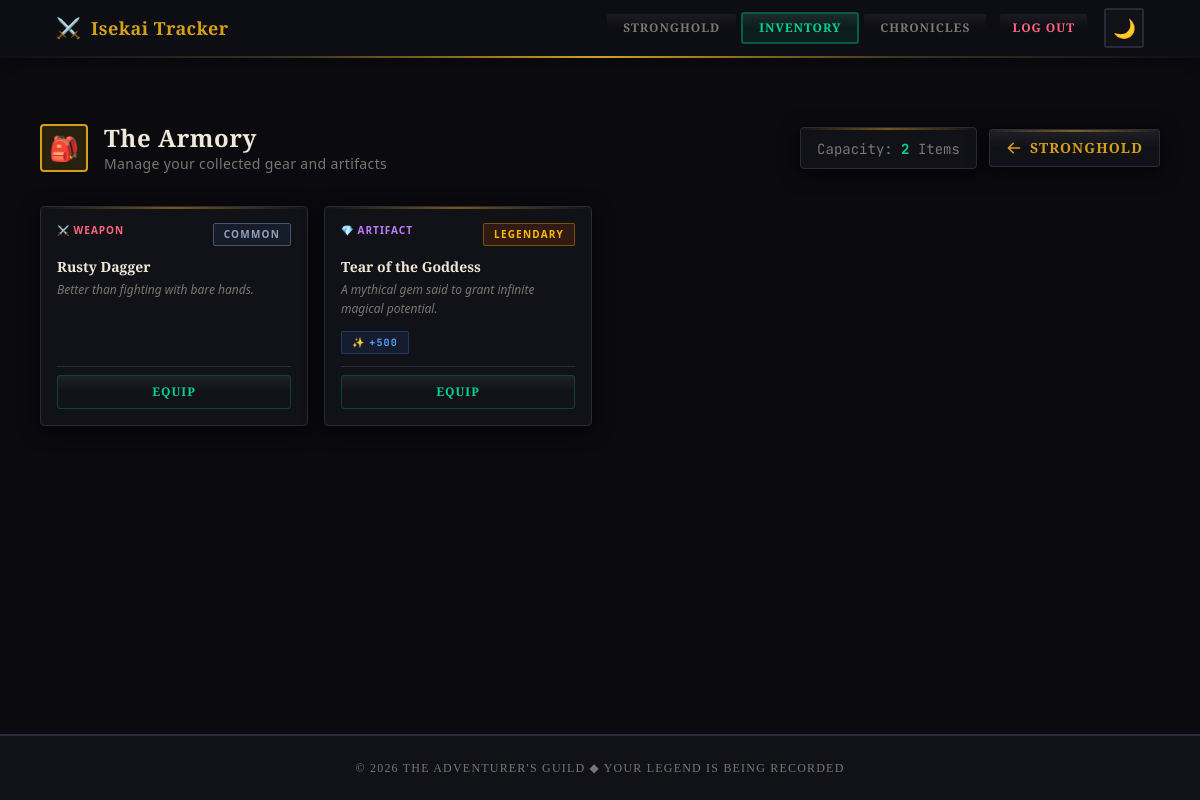
Screenshot of /inventory/ (signed in) with the database file from the repository.
### players/models.py (models this page shows, shortened)
class InventoryItem(models.Model):
    player = models.ForeignKey('PlayerProfile', on_delete=models.CASCADE, related_name="inventory")
    item = models.ForeignKey(Item, on_delete=models.CASCADE)
    quantity = models.PositiveIntegerField(default=1)
    is_equipped = models.BooleanField(default=False)
    acquired_at = models.DateTimeField(auto_now_add=True)

class Item(models.Model):
    ITEM_TYPES = [
        ('WEAPON', 'Weapon'),
        ('ARMOR', 'Armor'),
        ('CONSUMABLE', 'Consumable'),
        ('ARTIFACT', 'Artifact'),
    ]
    name = models.CharField(max_length=100)
    description = models.TextField()
    item_type = models.CharField(max_length=20, choices=ITEM_TYPES)
    rarity = models.CharField(max_length=20, default="Common")
    hp_bonus = models.IntegerField(default=0)
    mana_bonus = models.IntegerField(default=0)
    exp_multiplier = models.FloatField(default=1.0)
    image_url = models.URLField(blank=True, null=True)

### players/views.py (the view)
# urls.py: path('inventory/', views.inventory_page, name='inventory'),
@login_required
def inventory_page(request):
    player = PlayerProfile.objects.get(user=request.user)
    inventory = InventoryItem.objects.filter(player=player).select_related('item').order_by('-acquired_at')
    context = {
        'player': player,
        'inventory': inventory,
    }
    return render(request, 'players/inventory.html', context)

### templates/players/inventory.html (shortened to what this page needs)
{% extends "base.html" %}
{% block content %}
<div class="max-w-6xl mx-auto px-4 py-10 pt-16">
    <div class="mb-8 flex flex-col md:flex-row items-center justify-between">
        <div class="flex items-center gap-4 mb-4 md:mb-0">
            <div class="w-12 h-12 rounded-sm border-2 flex items-center justify-center text-2xl" style="border-color: var(--rpg-accent); background: var(--rpg-accent-dim);">
                🎒
            </div>
            <div>
                <h1 class="font-rpg text-2xl font-bold rpg-heading tracking-wide">The Armory</h1>
                <p class="rpg-muted text-sm tracking-wide">Manage your collected gear and artifacts</p>
            </div>
        </div>
        <div class="flex items-center gap-3">
            <div class="rpg-panel px-4 py-2">
                <span class="rpg-muted text-sm" style="font-family: var(--font-mono);">Capacity: <span class="text-emerald-400 font-bold">{{ inventory|length }}</span> Items</span>
            </div>
            <a href="{% url 'dashboard' %}" class="rpg-btn rpg-panel px-4 py-2 text-sm rpg-accent-text hover:brightness-125 flex items-center gap-2 tracking-wide">
                <svg xmlns="http://www.w3.org/2000/svg" class="h-4 w-4" viewBox="0 0 20 20" fill="currentColor">
                    <path fill-rule="evenodd" d="M9.707 16.707a1 1 0 01-1.414 0l-6-6a1 1 0 010-1.414l6-6a1 1 0 011.414 1.414L5.414 9H17a1 1 0 110 2H5.414l4.293 4.293a1 1 0 010 1.414z" clip-rule="evenodd" />
                </svg>
                Stronghold
            </a>
        </div>
    </div>
    <div class="grid grid-cols-2 lg:grid-cols-4 gap-4">
        {% for inv_item in inventory %}
            <div class="rpg-panel p-4 transition-all duration-200 hover:-translate-y-0.5 group flex flex-col h-full
                ">
                <div class="flex justify-between items-start mb-3">
                    <div class="flex items-center gap-1.5">
                        <span class="text-[10px] font-bold tracking-widest uppercase
                            {% if inv_item.item.item_type == 'WEAPON' %}text-rose-400{% elif inv_item.item.item_type == 'ARMOR' %}text-emerald-400{% elif inv_item.item.item_type == 'ARTIFACT' %}text-purple-400{% else %}text-amber-400{% endif %}">
                            {% if inv_item.item.item_type == 'WEAPON' %}⚔️{% elif inv_item.item.item_type == 'ARMOR' %}🛡️{% elif inv_item.item.item_type == 'ARTIFACT' %}💎{% else %}🧪{% endif %}
                            {{ inv_item.item.get_item_type_display }}
                        </span>
                    </div>
                    <span class="rpg-tag
                        {% if inv_item.item.rarity == 'Common' %} text-slate-400 bg-slate-800/50
                        {% elif inv_item.item.rarity == 'Rare' %} text-blue-400 bg-blue-900/30
                        {% elif inv_item.item.rarity == 'Epic' %} text-purple-400 bg-purple-900/30
                        {% elif inv_item.item.rarity == 'Legendary' %} text-amber-400 bg-amber-900/30
                        {% endif %}"
                        style="border-color: {% if inv_item.item.rarity == 'Common' %}#475569{% elif inv_item.item.rarity == 'Rare' %}rgba(59,130,246,0.4){% elif inv_item.item.rarity == 'Epic' %}rgba(168,85,247,0.4){% elif inv_item.item.rarity == 'Legendary' %}rgba(245,158,11,0.4){% endif %};">
                        {{ inv_item.item.rarity }}
                    </span>
                </div>
                <h3 class="font-rpg text-sm font-bold rpg-heading mb-1 leading-tight group-hover:rpg-accent-text transition-colors">{{ inv_item.item.name }}</h3>
                <p class="text-xs rpg-muted italic mb-3 flex-grow leading-relaxed">{{ inv_item.item.description }}</p>
                <div class="flex flex-wrap gap-1 mb-3">
                    {% if inv_item.item.mana_bonus > 0 %}
                    <div class="rpg-tag text-blue-400" style="border-color: rgba(59,130,246,0.3); background: rgba(59,130,246,0.1);">
                        <span>✨</span>
                        <span class="font-mono" style="font-family: var(--font-mono);">+{{ inv_item.item.mana_bonus }}</span>
                    </div>
                    {% endif %}
                </div>
                <div class="mt-auto pt-2" style="border-top: 1px solid var(--rpg-border);">
                    <form action="{% url 'toggle_equip' inv_item.id %}" method="POST">
                        {% if inv_item.is_equipped %}
                            <button type="submit" class="rpg-btn w-full py-2 text-xs text-red-400 border border-red-500/30 hover:border-red-500/50 hover:bg-red-500/10 tracking-widest">
                                Unequip
                            </button>
                        {% else %}
                            <button type="submit" class="rpg-btn w-full py-2 text-xs text-emerald-400 border border-emerald-500/30 hover:border-emerald-500/50 hover:bg-emerald-500/10 tracking-widest">
                                Equip
                            </button>
                        {% endif %}
                    </form>
                </div>
            </div>
        {% endfor %}
    </div>
</div>
{% endblock %}

### rows the page displays
InventoryItem: item.item_type "WEAPON", item.rarity "COMMON", item.name "Rusty Dagger", item.description "Better than fighting with bare hands.", is_equipped "EQUIP"
InventoryItem: item.item_type "ARTIFACT", item.rarity "LEGENDARY", item.name "Tear of the Goddess", item.description "A mythical gem said to grant infinite magical potential.", item.mana_bonus "500", is_equipped "EQUIP"

### other values shown
{{ inventory|length }} "2"
